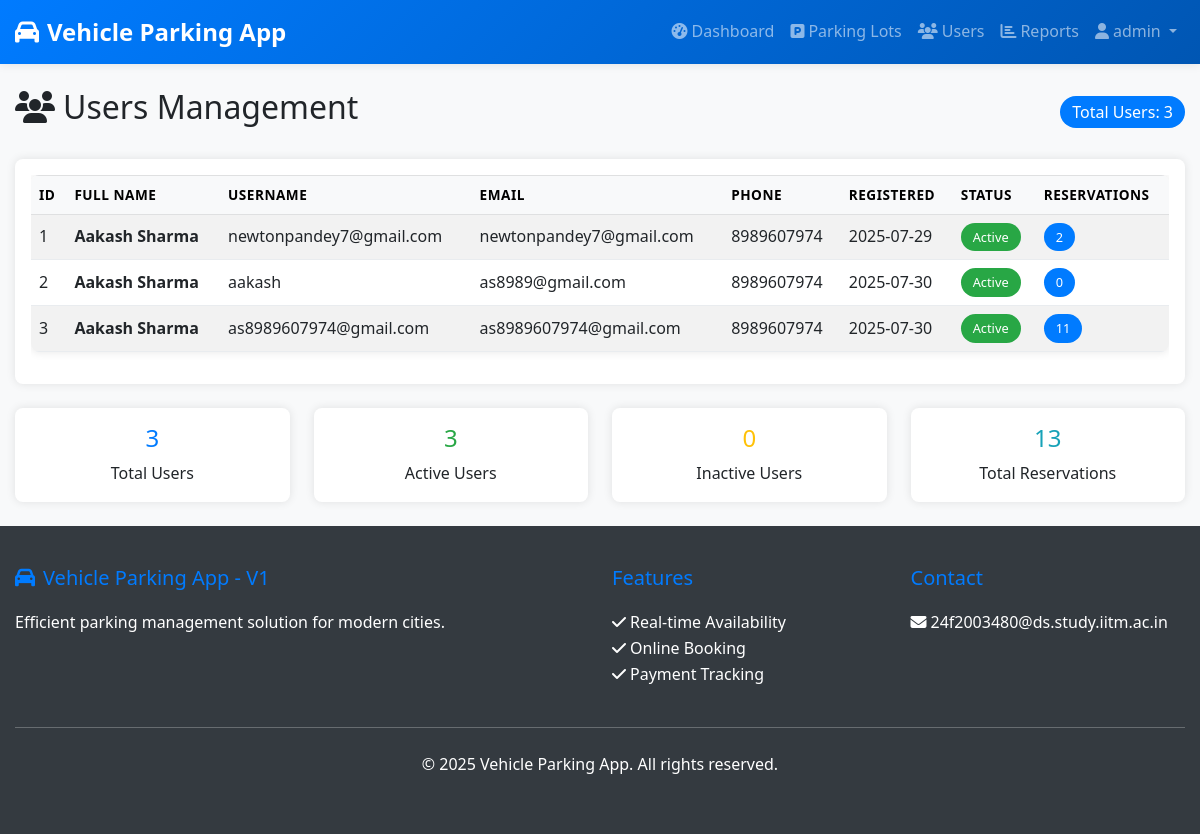
The app's page /admin/users (signed in), older data.
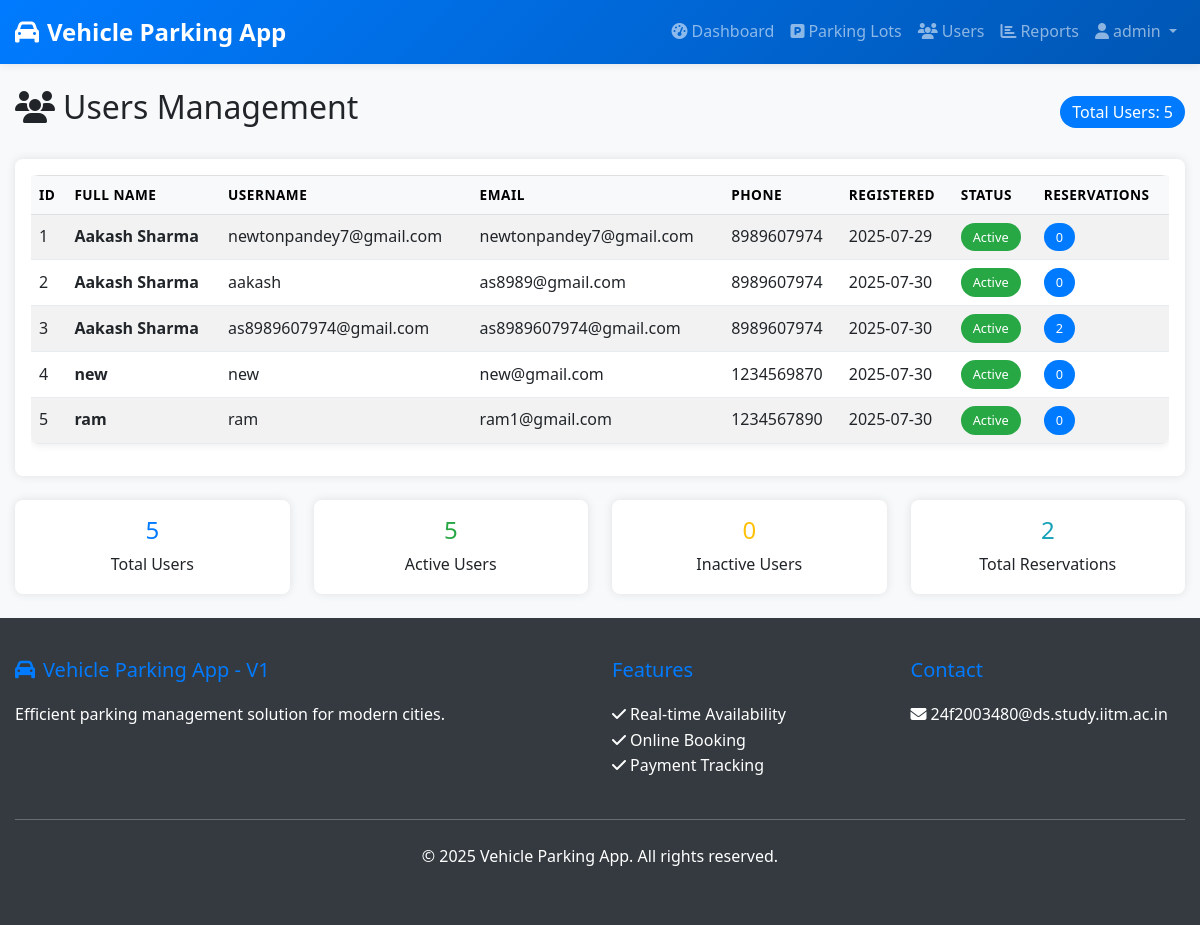
The same page, newer data.
### models/user.py (models this page shows, shortened)
class UserModel(db.Model):
    __tablename__ = 'users'
    id = db.Column(db.Integer, primary_key=True)
    username = db.Column(db.String(80), unique=True, nullable=False)
    email = db.Column(db.String(120), unique=True, nullable=False)
    full_name = db.Column(db.String(100), nullable=False)
    phone = db.Column(db.String(15), nullable=False)
    password_hash = db.Column(db.String(128), nullable=False)
    created_at = db.Column(db.DateTime, default=datetime.utcnow)
    is_active = db.Column(db.Boolean, default=True)
    reservations = db.relationship('ReservationModel', backref='user', lazy=True)

### routes/admin_routes.py (the view)
    def decorated_function(*args, **kwargs):
        if not session.get('is_admin'):
            flash('Admin access required', 'error')
            return redirect(url_for('auth.login'))
        return f(*args, **kwargs)

### routes/admin_routes.py (called while the page is built)
def admin_required(f):
    def decorated_function(*args, **kwargs):
        if not session.get('is_admin'):
            flash('Admin access required', 'error')
            return redirect(url_for('auth.login'))
        return f(*args, **kwargs)
    decorated_function.__name__ = f.__name__
    return decorated_function

@admin_bp.route('/users')
@admin_required
def users():
    users = UserModel.query.all()
    return render_template('admin/users.html', users=users)

### templates/admin/users.html (shortened to what this page needs)
{% extends "base.html" %}
{% block content %}
<div class="container py-4">
    <div class="d-flex justify-content-between align-items-center mb-4">
        <h2><i class="fas fa-users me-2"></i>Users Management</h2>
        <div>
            <span class="badge bg-primary fs-6">Total Users: {{ users|length }}</span>
        </div>
    </div>
    <div class="card">
        <div class="card-body">
            {% if users %}
                <div class="table-responsive">
                    <table class="table table-striped table-bordered" id="usersTable">
                        <thead class="table-light">
                            <tr>
                                <th>ID</th>
                                <th>Full Name</th>
                                <th>Username</th>
                                <th>Email</th>
                                <th>Phone</th>
                                <th>Registered</th>
                                <th>Status</th>
                                <th>Reservations</th>
                            </tr>
                        </thead>
                        <tbody>
                            {% for user in users %}
                            <tr>
                                <td>{{ user.id }}</td>
                                <td><strong>{{ user.full_name }}</strong></td>
                                <td>{{ user.username }}</td>
                                <td>{{ user.email }}</td>
                                <td>{{ user.phone }}</td>
                                <td>{{ user.created_at.strftime('%Y-%m-%d') }}</td>
                                <td>
                                    {% if user.is_active %}
                                        <span class="badge bg-success">Active</span>
                                    {% else %}
                                        <span class="badge bg-secondary">Inactive</span>
                                    {% endif %}
                                </td>
                                <td>
                                    <span class="badge bg-primary">
                                        {{ user.reservations|length }}
                                    </span>
                                </td>
                            </tr>
                            {% endfor %}
                        </tbody>
                    </table>
                </div>
            {% else %}
                <div class="text-center py-5">
                    <i class="fas fa-users text-muted" style="font-size: 4rem;"></i>
                    <h4 class="text-muted mt-3">No Users Found</h4>
                    <p class="text-muted">Users will appear here once they register for the parking app.</p>
                </div>
            {% endif %}
        </div>
    </div>
    {% if users %}
    <div class="row mt-4">
        <div class="col-md-3">
            <div class="card text-center">
                <div class="card-body">
                    <h4 class="text-primary">{{ users|length }}</h4>
                    <p class="mb-0">Total Users</p>
                </div>
            </div>
        </div>
        <div class="col-md-3">
            <div class="card text-center">
                <div class="card-body">
                    <h4 class="text-success">
                        {{ users|selectattr('is_active')|list|length }}
                    </h4>
                    <p class="mb-0">Active Users</p>
                </div>
            </div>
        </div>
        <div class="col-md-3">
            <div class="card text-center">
                <div class="card-body">
                    <h4 class="text-warning">
                        {{ users|rejectattr('is_active')|list|length }}
                    </h4>
                    <p class="mb-0">Inactive Users</p>
                </div>
            </div>
        </div>
        <div class="col-md-3">
            <div class="card text-center">
                <div class="card-body">
                    <h4 class="text-info">
                        {{ users|map(attribute='reservations')|map('length')|sum }}
                    </h4>
                    <p class="mb-0">Total Reservations</p>
                </div>
            </div>
        </div>
    </div>
    {% endif %}
</div>
{% endblock %}

### templates/base.html (shortened to what this page needs)
<!DOCTYPE html>
<html lang="en">
<head>
    <link href="https://cdn.jsdelivr.net/npm/bootstrap@5.3.0/dist/css/bootstrap.min.css" rel="stylesheet">
    <link rel="stylesheet" href="https://cdnjs.cloudflare.com/ajax/libs/font-awesome/6.4.0/css/all.min.css">
    <link rel="stylesheet" href="{{ url_for('static', filename='css/style.css') }}">
</head>
<body>
    <nav class="navbar navbar-expand-lg navbar-dark">
        <div class="container">
            <a class="navbar-brand" href="{{ url_for('index') }}">
                <i class="fas fa-car" style="margin-right: 0.5rem;"></i>Vehicle Parking App
            </a>
            <div class="collapse navbar-collapse" id="navbarNav">
                <ul class="navbar-nav" style="margin-left: auto;">
                    {% if session.user_id %}
                        {% if session.is_admin %}
                            <li class="nav-item">
                                <a class="nav-link" href="{{ url_for('admin.dashboard') }}">
                                    <i class="fas fa-tachometer-alt" style="margin-right: 0.25rem;"></i>Dashboard
                                </a>
                            </li>
                            <li class="nav-item">
                                <a class="nav-link" href="{{ url_for('admin.parking_lots') }}">
                                    <i class="fas fa-parking" style="margin-right: 0.25rem;"></i>Parking Lots
                                </a>
                            </li>
                            <li class="nav-item">
                                <a class="nav-link" href="{{ url_for('admin.users') }}">
                                    <i class="fas fa-users" style="margin-right: 0.25rem;"></i>Users
                                </a>
                            </li>
                            <li class="nav-item">
                                <a class="nav-link" href="{{ url_for('admin.reports') }}">
                                    <i class="fas fa-chart-bar" style="margin-right: 0.25rem;"></i>Reports
                                </a>
                            </li>
                        {% endif %}
                        <li class="nav-item dropdown">
                            <a class="nav-link dropdown-toggle" href="#" role="button" data-bs-toggle="dropdown">
                                <i class="fas fa-user" style="margin-right: 0.25rem;"></i>{{ session.username }}
                            </a>
                        </li>
                    {% endif %}
                </ul>
            </div>
        </div>
    </nav>
    <main>
        {% block content %}{% endblock %}
    </main>
    <footer class="footer" style="margin-top: auto;">
        <div class="container">
            <div class="row">
                <div class="col-md-6">
                    <h5><i class="fas fa-car" style="margin-right: 0.5rem;"></i>Vehicle Parking App - V1</h5>
                    <p>Efficient parking management solution for modern cities.</p>
                </div>
                <div class="col-md-3">
                    <h5>Features</h5>
                    <ul class="list-unstyled">
                        <li><i class="fas fa-check" style="margin-right: 0.25rem;"></i>Real-time Availability</li>
                        <li><i class="fas fa-check" style="margin-right: 0.25rem;"></i>Online Booking</li>
                        <li><i class="fas fa-check" style="margin-right: 0.25rem;"></i>Payment Tracking</li>
                    </ul>
                </div>
                <div class="col-md-3">
                    <h5>Contact</h5>
                    <p><i class="fas fa-envelope" style="margin-right: 0.25rem;"></i>24f2003480@ds.study.iitm.ac.in</p>                </div>
            </div>
            <hr class="my-4">
            <div class="row">
                <div class="col-12 text-center">
                    <p>&copy; 2025 Vehicle Parking App. All rights reserved.</p>
                </div>
            </div>
        </div>
    </footer>
</body>
</html>

### static/css/style.css (style rules this page uses)
:root { --primary-color: #007bff; --secondary-color: #6c757d; --success-color: #28a745; --danger-color: #dc3545; --warning-color: #ffc107; --info-color: #17a2b8; --light-color: #f8f9fa; --dark-color: #343a40; --border-radius: 8px; --box-shadow: 0 0 10px rgba(0,0,0,0.1); }
body { font-family: 'Segoe UI', Tahoma, Geneva, Verdana, sans-serif; background-color: #f8f9fa; line-height: 1.6; }
.container { max-width: 1200px; margin: 0 auto; padding: 0 15px; }
.navbar { background: linear-gradient(135deg, var(--primary-color), #0056b3); box-shadow: var(--box-shadow); }
.navbar-brand { font-weight: bold; font-size: 1.5rem; }
.navbar-nav .nav-link { font-weight: 500; transition: all 0.3s ease; }
.card { border: none; border-radius: var(--border-radius); box-shadow: var(--box-shadow); transition: transform 0.3s ease, box-shadow 0.3s ease; }
.table { background: white; border-radius: var(--border-radius); overflow: hidden; box-shadow: var(--box-shadow); }
.table th { background: var(--light-color); border: none; font-weight: 600; text-transform: uppercase; font-size: 0.85rem; letter-spacing: 0.5px; }
.table td { border: none; border-bottom: 1px solid #e9ecef; vertical-align: middle; }
.table-striped tbody tr:nth-of-type(odd) { background-color: rgba(0,0,0,0.02); }
.badge { font-size: 0.8rem; padding: 8px 12px; border-radius: 20px; font-weight: 500; }
.footer { background: var(--dark-color); color: white; padding: 40px 0; margin-top: 50px; }
.footer h5 { color: var(--primary-color); margin-bottom: 20px; }
.text-primary { color: var(--primary-color) !important; }
.text-success { color: var(--success-color) !important; }
.text-warning { color: var(--warning-color) !important; }
.text-info { color: var(--info-color) !important; }
.bg-primary { background-color: var(--primary-color) !important; }
.bg-success { background-color: var(--success-color) !important; }

Row changes from the older to the newer data that the page shows:
computed for UserModel "newtonpandey7@gmail.com": reservations|length "2" → "0"
computed for UserModel "as8989607974@gmail.com": reservations|length "11" → "2"
added UserModel: id "4", full_name "new", username "new", email "new@gmail.com", phone "1234569870", created_at "2025-07-30", is_active "Active", reservations|length "0"
added UserModel: id "5", full_name "ram", username "ram", email "ram1@gmail.com", phone "1234567890", created_at "2025-07-30", is_active "Active", reservations|length "0"
Text that changed along with them:
{{ users|length }}: "3" → "5"
{{ users|selectattr('is_active')|list|length }}: "3" → "5"
{{ users|map(attribute='reservations')|map('length')|sum }}: "13" → "2"
